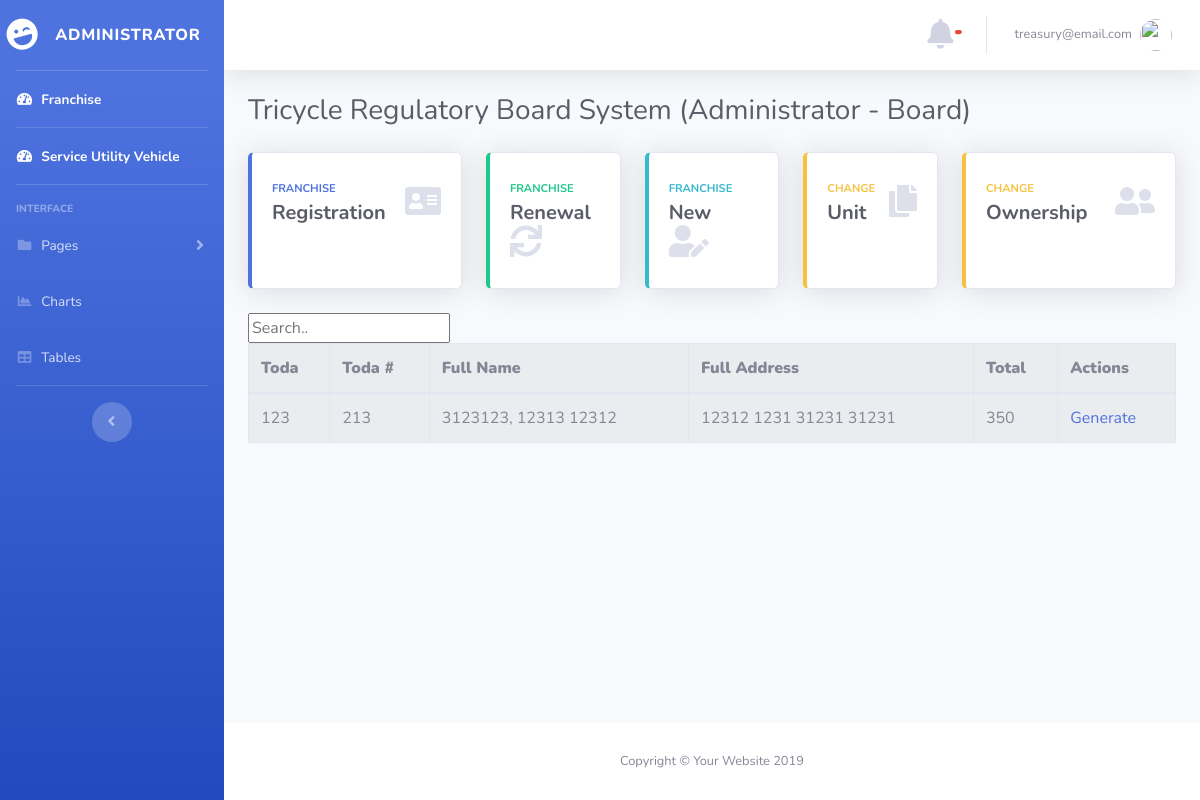
The app's page /atty/index_table.php (signed in) with its own data.
### tables this page shows
CREATE TABLE `or_payments` (
  `id_payment` int(6) NOT NULL,
  `id_no` int(6) NOT NULL,
  `reg_fee` int(6) NOT NULL,
  `mch` int(6) NOT NULL,
  `reg_sticker` int(6) NOT NULL,
  `petition` int(6) NOT NULL,
  `confirmation` int(6) NOT NULL,
  `inspection` int(6) NOT NULL,
  `supervision` int(6) NOT NULL,
  `fare_sticker` int(6) NOT NULL,
  `plate_sticker` int(6) NOT NULL,
  `others` text NOT NULL,
  `total_amount` text NOT NULL,
  `sticker_no` text NOT NULL,
  `or_date` text NOT NULL,
  `seen_status` int(11) NOT NULL
);

CREATE TABLE `tricycle_operator` (
  `id_no` int(11) NOT NULL,
  `first_name` varchar(25) NOT NULL,
  `middle_name` varchar(25) NOT NULL,
  `last_name` varchar(25) NOT NULL,
  `house_no` varchar(25) NOT NULL,
  `street` varchar(25) NOT NULL,
  `barangay` varchar(25) NOT NULL,
  `city` varchar(25) NOT NULL,
  `case_no` varchar(25) NOT NULL,
  `toda` varchar(25) NOT NULL,
  `toda_no` smallint(6) NOT NULL,
  `make` varchar(25) NOT NULL,
  `motor_no` varchar(25) NOT NULL,
  `chasis_no` varchar(25) NOT NULL,
  `plate_no` varchar(25) NOT NULL,
  `date` varchar(25) NOT NULL,
  `unit` smallint(6) NOT NULL,
  `status` int(6) NOT NULL,
  `seen_status` int(11) NOT NULL
);

### atty/index_table.php (the view, shortened to what this page needs)
<!DOCTYPE html>
<html lang="en">
<head>
  <link href="../vendor/fontawesome-free/css/all.min.css" rel="stylesheet" type="text/css">
  <link href="../css/sb-admin-2.min.css" rel="stylesheet">
</head>
<body id="page-top">
  <?php require('nav.php');  ?>
        <div class="container-fluid">
          <div class="d-sm-flex align-items-center justify-content-between mb-4">
            <h1 class="h3 mb-0 text-gray-800">Tricycle Regulatory Board System (Administrator - Board)</h1>
          </div>
          <div class="row">
            <div class="col-xl-3 col-md-6 mb-4">
              <a href="registration.php">
              <div class="card border-left-primary shadow h-100 py-2">
                <div class="card-body">
                  <div class="row no-gutters align-items-center">
                    <div class="col mr-2">
                      <div class="text-xs font-weight-bold text-primary text-uppercase mb-1">Franchise</div>
                      <div class="h5 mb-0 font-weight-bold text-gray-800">Registration</div>
                    </div>
                    <div class="col-auto">
                      <i class="fas fa-address-card fa-2x text-gray-300"></i>
                    </div>
                  </div>
                </div>
              </div>
              </a>
            </div>
            <div class="col-xl-2 col-md-6 mb-4">
              <a href="renewal.php">
              <div class="card border-left-success shadow h-100 py-2">
                <div class="card-body">
                  <div class="row no-gutters align-items-center">
                    <div class="col mr-2">
                      <div class="text-xs font-weight-bold text-success text-uppercase mb-1">FRANCHISE</div>
                      <div class="h5 mb-0 font-weight-bold text-gray-800">Renewal</div>
                    </div>
                    <div class="col-auto">
                      <i class="fas fa-sync fa-2x text-gray-300"></i>
                    </div>
                  </div>
                </div>
              </div>
              </a>
            </div>
            <div class="col-xl-2 col-md-6 mb-4">
              <a href="new.php">
              <div class="card border-left-info shadow h-100 py-2">
                <div class="card-body">
                  <div class="row no-gutters align-items-center">
                    <div class="col mr-2">
                      <div class="text-xs font-weight-bold text-info text-uppercase mb-1">Franchise</div>
                      <div class="row no-gutters align-items-center">
                        <div class="col-auto">
                          <div class="h5 mb-0 mr-3 font-weight-bold text-gray-800">New</div>
                        </div>
                      </div>
                    </div>
                    <div class="col-auto">
                      <i class="fas fa-user-edit fa-2x text-gray-300"></i>
                    </div>
                  </div>
                </div>
              </div>
              </a>
            </div>
            <div class="col-xl-2 col-md-6 mb-4">
              <a href="change_unit.php">
              <div class="card border-left-warning shadow h-100 py-2">
                <div class="card-body">
                  <div class="row no-gutters align-items-center">
                    <div class="col mr-2">
                      <div class="text-xs font-weight-bold text-warning text-uppercase mb-1">Change </div>
                      <div class="h5 mb-0 font-weight-bold text-gray-800">Unit</div>
                    </div>
                    <div class="col-auto">
                      <i class="fas fa-copy fa-2x text-gray-300"></i>
                    </div>
                  </div>
                </div>
              </div>
              </a>
            </div>
          <div class="col-xl-3 col-md-6 mb-4">
            <a href="change_ownership.php">
            <div class="card border-left-warning shadow h-100 py-2">
              <div class="card-body">
                <div class="row no-gutters align-items-center">
                  <div class="col mr-2">
                    <div class="text-xs font-weight-bold text-warning text-uppercase mb-1">Change</div>
                    <div class="h5 mb-0 font-weight-bold text-gray-800"> Ownership</div>
                  </div>
                  <div class="col-auto">
                    <i class="fas fa-user-friends fa-2x text-gray-300"></i>
                  </div>
                </div>
              </div>
            </div>
            </a>
          </div>
        </div>
 <input id="myInput" type="text" placeholder="Search.." style="display: block;">
       <?php
require ("../database.php");
$result = ' SELECT *
            FROM tricycle_operator
            INNER JOIN or_payments ON tricycle_operator.id_no = or_payments.id_no
            WHERE tricycle_operator.status = 5;';
  $statement = $connection->prepare($result);
      $statement->execute();
      $payments = $statement->fetchAll(PDO::FETCH_OBJ);
echo "<table border='1'  class='table table-striped table-bordered table-hover' id='dataTables-example' >
<tr>
<th><b>Toda</b></td></th>
<th><b>Toda #</b></td></th>
<th><b>Full Name</b></td></th>
<th><b>Full Address</b></td></th>
<th><b>Total</b></td></th>
<th><b>Actions</b></td></th>
<tbody id='myTable'>";
   foreach($payments as $package):
      $fname= $package->first_name;
      $mname= $package->middle_name;
      $lname= $package->last_name;
      $fullname= $lname .', '. $fname .' '.$mname;
      $house_no = $package->house_no;
      $street = $package->street;
      $barangay = $package->barangay;
      $city= $package->city;
      $full_add =  $house_no .' '. $street .' '.$barangay.' '.$city;
    echo "<tr id=".$package->id_no.">";
    echo "<td >".$package->toda."</td>";
    echo "<td >".$package->toda_no."</td>";
    echo "<td >".$fullname."</td>";
    echo "<td >".$full_add."</td>";
    echo "<td >".$package->total_amount."</td>";
    echo "<td ><a href='generate.php?userid=".$package->id_no."'>Generate</a>
      </td>";
 endforeach;
 echo "
 </tbody>
 </table>";
?>
        </div>
      </div>
      <footer class="sticky-footer bg-white">
        <div class="container my-auto">
          <div class="copyright text-center my-auto">
            <span>Copyright &copy; Your Website 2019</span>
          </div>
        </div>
      </footer>
    </div>
  </div>
</body>
</html>

### records on screen
or_payments: id_no.toda "123", id_no.toda_no "213", id_no.middle_name "3123123, 12313 12312", id_no.city "12312 1231 31231 31231", total_amount "350"

### other values on screen
$username1 "treasury@email.com"
